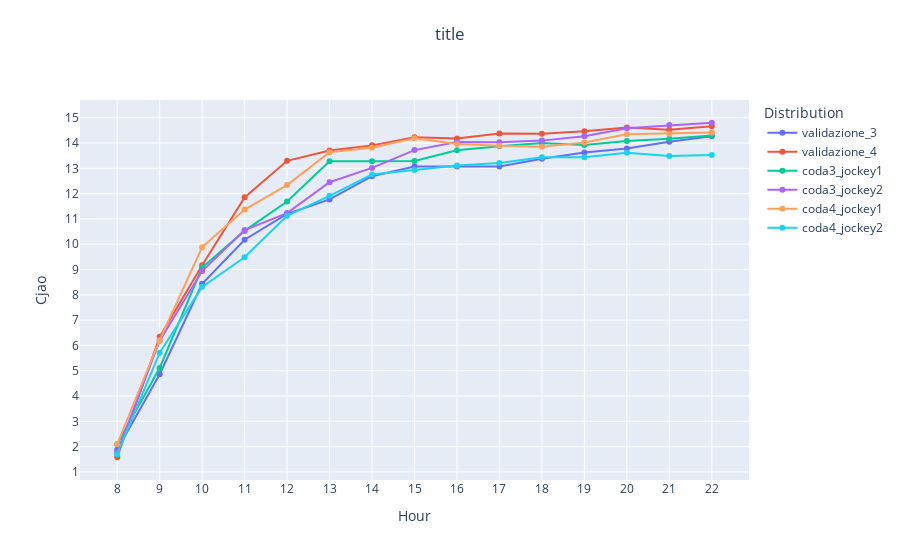

The notebook cell saved with this chart:
### Code cell
# Average waiting time
normalize = False

fig =  go.Figure()

fig = add_simulation_to_plot(fig, df_simulations, 'validazione_3', "Avg_waiting_times_standard", normalize=normalize)
fig = add_simulation_to_plot(fig, df_simulations, 'validazione_4', "Avg_waiting_times_standard", normalize=normalize)
fig = add_simulation_to_plot(fig, df_simulations, 'coda3_jockey1', "Avg_waiting_times_standard", normalize=normalize)
fig = add_simulation_to_plot(fig, df_simulations, 'coda3_jockey2', "Avg_waiting_times_standard", normalize=normalize)
fig = add_simulation_to_plot(fig, df_simulations, 'coda4_jockey1', "Avg_waiting_times_standard", normalize=normalize)
fig = add_simulation_to_plot(fig, df_simulations, 'coda4_jockey2', "Avg_waiting_times_standard", normalize=normalize)


fig = decorate_figure(fig,
    title="Average waiting time",
    y_axis_title="Value", dtick=1)
fig = fig.update_layout(
        title={
            'text': "title" ,
            'y':0.95,
            'x':0.5,
            'xanchor': 'center',
            'yanchor': 'top'},
        xaxis_title="Hour",
        yaxis_title="Cjao",
        legend_title="Distribution",
    )

fig.show()

### Figure 1 — Plotly figure (JSON) as saved in the notebook; plotly's stock layout.template omitted (floating-point values rounded to 4 significant figures)
{"data": [{"mode": "lines+markers", "name": "validazione_3", "type": "scatter", "x": [8, 9, 10, 11, 12, 13, 14, 15, 16, 17, 18, 19, 20, 21, 22], "y": [1.871, 4.859, 8.433, 10.18, 11.19, 11.77, 12.69, 13.07, 13.07, 13.07, 13.38, 13.62, 13.79, 14.05, 14.26]}, {"mode": "lines+markers", "name": "validazione_4", "type": "scatter", "x": [8, 9, 10, 11, 12, 13, 14, 15, 16, 17, 18, 19, 20, 21, 22], "y": [1.579, 6.338, 9.166, 11.85, 13.3, 13.71, 13.91, 14.23, 14.18, 14.38, 14.36, 14.46, 14.61, 14.53, 14.66]}, {"mode": "lines+markers", "name": "coda3_jockey1", "type": "scatter", "x": [8, 9, 10, 11, 12, 13, 14, 15, 16, 17, 18, 19, 20, 21, 22], "y": [2.092, 5.108, 9.079, 10.53, 11.69, 13.28, 13.28, 13.29, 13.72, 13.88, 14.0, 13.92, 14.08, 14.17, 14.3]}, {"mode": "lines+markers", "name": "coda3_jockey2", "type": "scatter", "x": [8, 9, 10, 11, 12, 13, 14, 15, 16, 17, 18, 19, 20, 21, 22], "y": [1.773, 6.188, 8.941, 10.56, 11.23, 12.45, 13.02, 13.72, 14.04, 14.03, 14.1, 14.27, 14.59, 14.71, 14.8]}, {"mode": "lines+markers", "name": "coda4_jockey1", "type": "scatter", "x": [8, 9, 10, 11, 12, 13, 14, 15, 16, 17, 18, 19, 20, 21, 22], "y": [2.094, 6.206, 9.883, 11.37, 12.34, 13.64, 13.81, 14.19, 13.96, 13.89, 13.86, 14.02, 14.35, 14.37, 14.41]}, {"mode": "lines+markers", "name": "coda4_jockey2", "type": "scatter", "x": [8, 9, 10, 11, 12, 13, 14, 15, 16, 17, 18, 19, 20, 21, 22], "y": [1.693, 5.711, 8.314, 9.485, 11.13, 11.91, 12.76, 12.93, 13.11, 13.21, 13.44, 13.44, 13.61, 13.49, 13.53]}], "layout": {"legend": {"title": {"text": "Distribution"}}, "title": {"text": "title", "x": 0.5, "xanchor": "center", "y": 0.95, "yanchor": "top"}, "xaxis": {"dtick": 1, "tick0": 0, "tickmode": "linear", "title": {"text": "Hour"}}, "yaxis": {"dtick": 1, "tick0": 0, "tickmode": "linear", "title": {"text": "Cjao"}}}}
